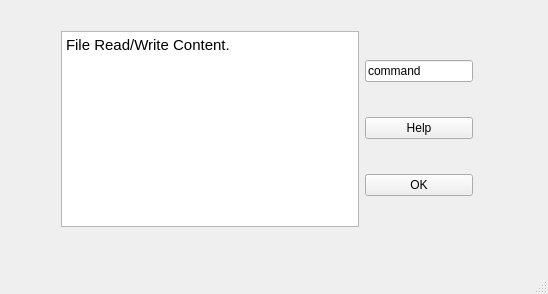
<?xml version="1.0" encoding="UTF-8"?>
<ui version="4.0">
 <class>System</class>
 <widget class="QMainWindow" name="System">
  <property name="geometry">
   <rect>
    <x>0</x>
    <y>0</y>
    <width>548</width>
    <height>294</height>
   </rect>
  </property>
  <property name="windowTitle">
   <string>MainWindow</string>
  </property>
  <widget class="QWidget" name="centralwidget">
   <widget class="QWidget" name="horizontalLayoutWidget">
    <property name="geometry">
     <rect>
      <x>61</x>
      <y>31</y>
      <width>412</width>
      <height>196</height>
     </rect>
    </property>
    <layout class="QHBoxLayout" name="horizontalLayout">
     <item>
      <layout class="QHBoxLayout" name="horizontalLayout_2">
       <item>
        <widget class="QTextEdit" name="content">
         <property name="html">
          <string>&lt;!DOCTYPE HTML PUBLIC &quot;-//W3C//DTD HTML 4.0//EN&quot; &quot;http://www.w3.org/TR/REC-html40/strict.dtd&quot;&gt;
&lt;html&gt;&lt;head&gt;&lt;meta name=&quot;qrichtext&quot; content=&quot;1&quot; /&gt;&lt;style type=&quot;text/css&quot;&gt;
p, li { white-space: pre-wrap; }
&lt;/style&gt;&lt;/head&gt;&lt;body style=&quot; font-family:'Ubuntu'; font-size:11pt; font-weight:400; font-style:normal;&quot;&gt;
&lt;p style=&quot; margin-top:0px; margin-bottom:0px; margin-left:0px; margin-right:0px; -qt-block-indent:0; text-indent:0px;&quot;&gt;File Read/Write Content.&lt;/p&gt;&lt;/body&gt;&lt;/html&gt;</string>
         </property>
        </widget>
       </item>
      </layout>
     </item>
     <item>
      <layout class="QVBoxLayout" name="verticalLayout">
       <item>
        <layout class="QHBoxLayout" name="horizontalLayout_3"/>
       </item>
       <item alignment="Qt::AlignHCenter">
        <widget class="QLineEdit" name="command">
         <property name="text">
          <string>command</string>
         </property>
        </widget>
       </item>
       <item>
        <widget class="QPushButton" name="btn_help">
         <property name="text">
          <string>Help</string>
         </property>
        </widget>
       </item>
       <item>
        <widget class="QPushButton" name="btn_ok">
         <property name="text">
          <string>OK</string>
         </property>
        </widget>
       </item>
      </layout>
     </item>
    </layout>
   </widget>
  </widget>
  <widget class="QMenuBar" name="menubar">
   <property name="geometry">
    <rect>
     <x>0</x>
     <y>0</y>
     <width>548</width>
     <height>28</height>
    </rect>
   </property>
  </widget>
  <widget class="QStatusBar" name="statusbar"/>
 </widget>
 <resources/>
 <connections/>
</ui>
